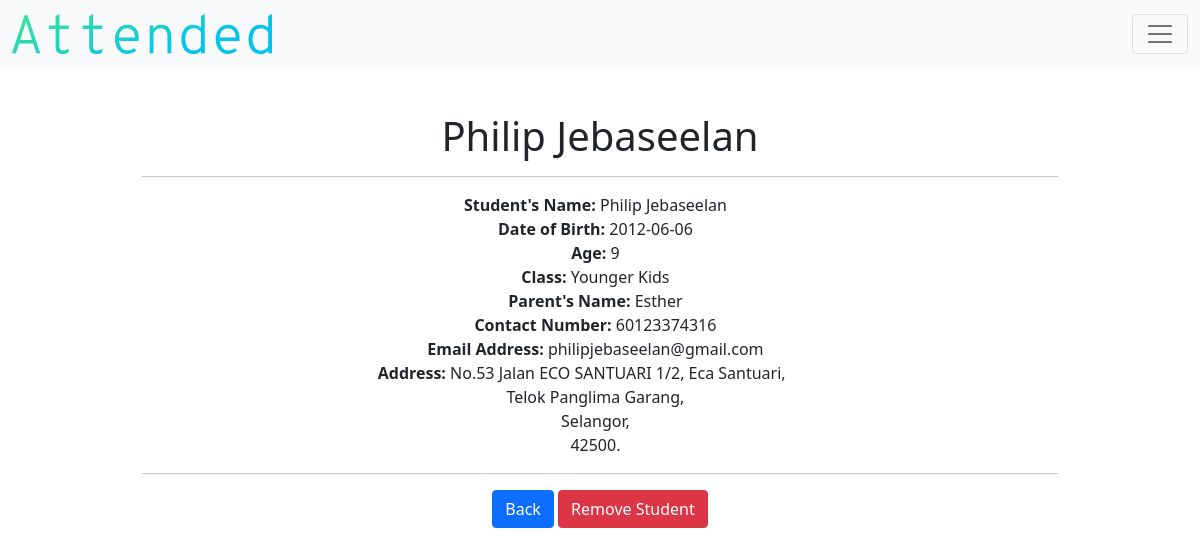
/detail_student/1 (signed in), run on an earlier commit of the app's database.
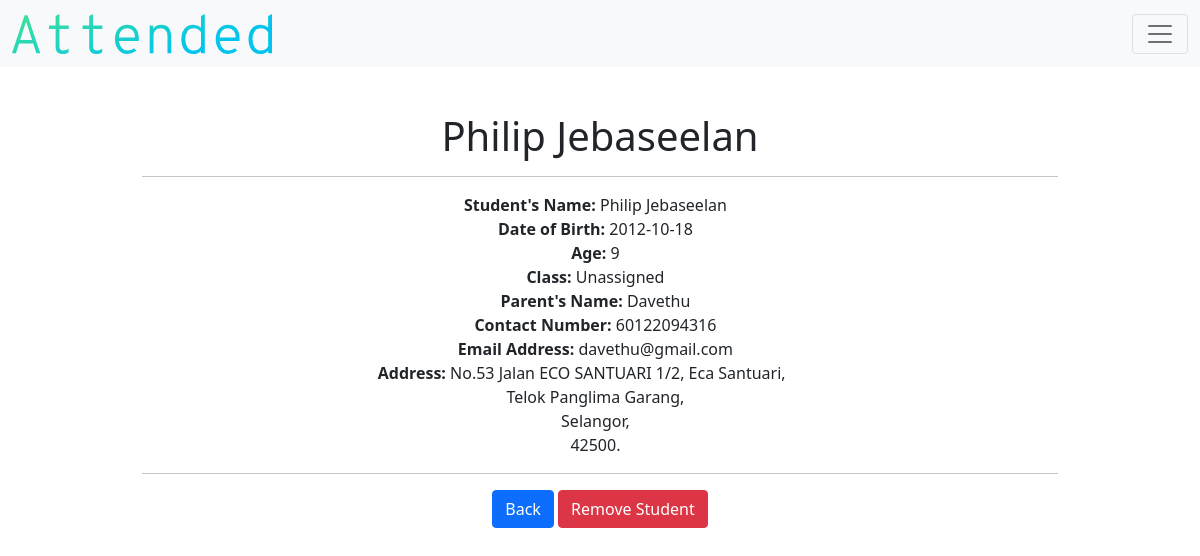
And on a later commit of the database.
### models.py (models this page shows)
class Student(db.Model):
    __tablename__ = "student"
    id = db.Column(db.Integer, primary_key=True)
    teacher_id = db.Column(db.Integer, db.ForeignKey("teacher.id"))
    class_id = db.Column(db.Integer, nullable=True, default=0)
    name = db.Column(db.String(), nullable=False)
    birth = db.Column(db.String(),nullable=False)
    age = db.Column(db.Integer(), nullable=False)
    parent = db.Column(db.String(), nullable=False)
    parent2 = db.Column(db.String(), nullable=True)
    number = db.Column(db.Integer, nullable=False)
    number2 = db.Column(db.Integer, nullable=True)
    email = db.Column(db.String(), nullable=False)
    email2 = db.Column(db.String(), nullable=True)
    address = db.Column(db.String(), nullable=False)
    city = db.Column(db.String(), nullable=False)
    state = db.Column(db.String(), nullable=False)
    postcode = db.Column(db.Integer, nullable=False)

class Class(db.Model):
    __tablename__ = "class"
    id = db.Column(db.Integer, primary_key=True)
    teacher_id = db.Column(db.Integer, db.ForeignKey("teacher.id"))
    name = db.Column(db.String(), nullable=False)
    lowest_age = db.Column(db.Integer, nullable=False)
    highest_age = db.Column(db.Integer, nullable=False)
    count = db.Column(db.Integer)

### application.py (the view)
@app.route("/detail_student/<string:id>")
def student(id):
    if not current_user.is_authenticated:
        return redirect("/login")
    else:
        teacher = current_user.get_id()
        student_object = Student.query.filter_by(id=id, teacher_id=teacher)
        class_object = Class.query.all()
        return render_template("detail-student.html", students = student_object, classes=class_object)

### application.py (called while the page is built)
@login.user_loader
def load_user(id):
    return Teacher.query.get(id)

### templates/detail-student.html
{% extends "layout.html" %}
{% block main %}
    {% for student in students %}
        <h1>{{student.name}}</h1>
        <hr>
            <div class="col-4" id="detail-col4">
                <b>Student's Name:</b> {{student.name}}
            </div>
            <div class="col-4" id="detail-col4">
                <b>Date of Birth:</b> {{student.birth}}
            </div>
            <div class="col-4" id="detail-col4">
                <b>Age:</b> {{student.age}}
            </div>
            <div class="col-4" id="detail-col4">
                 {% if student.class_id == 0 %}
                     <b>Class:</b> Unassigned
                 {% else %}
                    {% for class in classes %}
                        {% if class.id == student.class_id %}
                            <b>Class:</b> {{class.name}}
                        {% endif %}
                    {% endfor %}
                 {% endif %}
            </div>
            <div class="col-4" id="detail-col4">
                <b>Parent's Name:</b> {{student.parent}}
            </div>
            <div class="col-4" id="detail-col4">
                <b>Contact Number:</b> {{student.number}}
            </div>
            <div class="col-4" id="detail-col4">
                <b>Email Address:</b> {{student.email}}
            </div>
            <div class="col-6" id="detail-col6">
                <b>Address:</b> {{student.address}},
            </div>
            <div class="col-4" id="detail-col4">
                {{student.city}},
            </div>
            <div class="col-4" id="detail-col4">
                {{student.state}},
            </div>
            <div class="col-4" id="detail-col4">
                {{student.postcode}}.
            </div>
            <hr>
            <div class="col-12" id="detail-col12">
                <a href="/registrar" class="btn btn-primary">Back</a>
                <a href="/delete_student/{{student.id}}" class="btn btn-danger">Remove Student</a>
            </div>
    {% endfor %}
{% endblock %}

### templates/layout.html (shortened to what this page needs)
<!DOCTYPE html>
<html lang="en">
    <head>
        <link href="https://cdn.jsdelivr.net/npm/bootstrap@5.1.1/dist/css/bootstrap.min.css" rel="stylesheet">
        <link href="../static/css/style.css" rel="stylesheet">
    </head>
    <body>
        <nav class="navbar navbar-light bg-light fixed-top">
            <div class="container-fluid">
                <a class="navbar-brand" href="#"><img id="brandlabel" src="../static/images/brand.svg"class="d-inline-block align-text-top"></a>
                {% if current_user.is_authenticated %}
                <button class="navbar-toggler" type="button" data-bs-toggle="offcanvas" data-bs-target="#offcanvasNavbar" aria-controls="offcanvasNavbar">
                    <span class="navbar-toggler-icon"></span>
                </button>
                {% endif %}
            </div>
        </nav>
        <main class="container p-5">
            {% block main %}{% endblock %}
        </main>
    </body>
</html>

### static/css/style.css (style rules this page uses)
#brandlabel { height:40px; }
main { overflow-x: auto; text-align: center; }
.p-5 { padding: 7rem!important; }
#detail-col4 { flex: 0 0 auto; width: 99%; }
#detail-col6 { flex: 0 0 auto; width: 96%; }
#detail-col12 { flex: 0 0 auto; width: 100%; }

What changed in the data, as far as the page shows it:
changed Student "Philip Jebaseelan": loses Class (name "Younger Kids"); birth "2012-06-06" → "2012-10-18"; parent "Esther" → "Davethu"; number "60123374316" → "60122094316"; email "philipjebaseelan@gmail.com" → "davethu@gmail.com"; now shows "Class: Unassigned"
